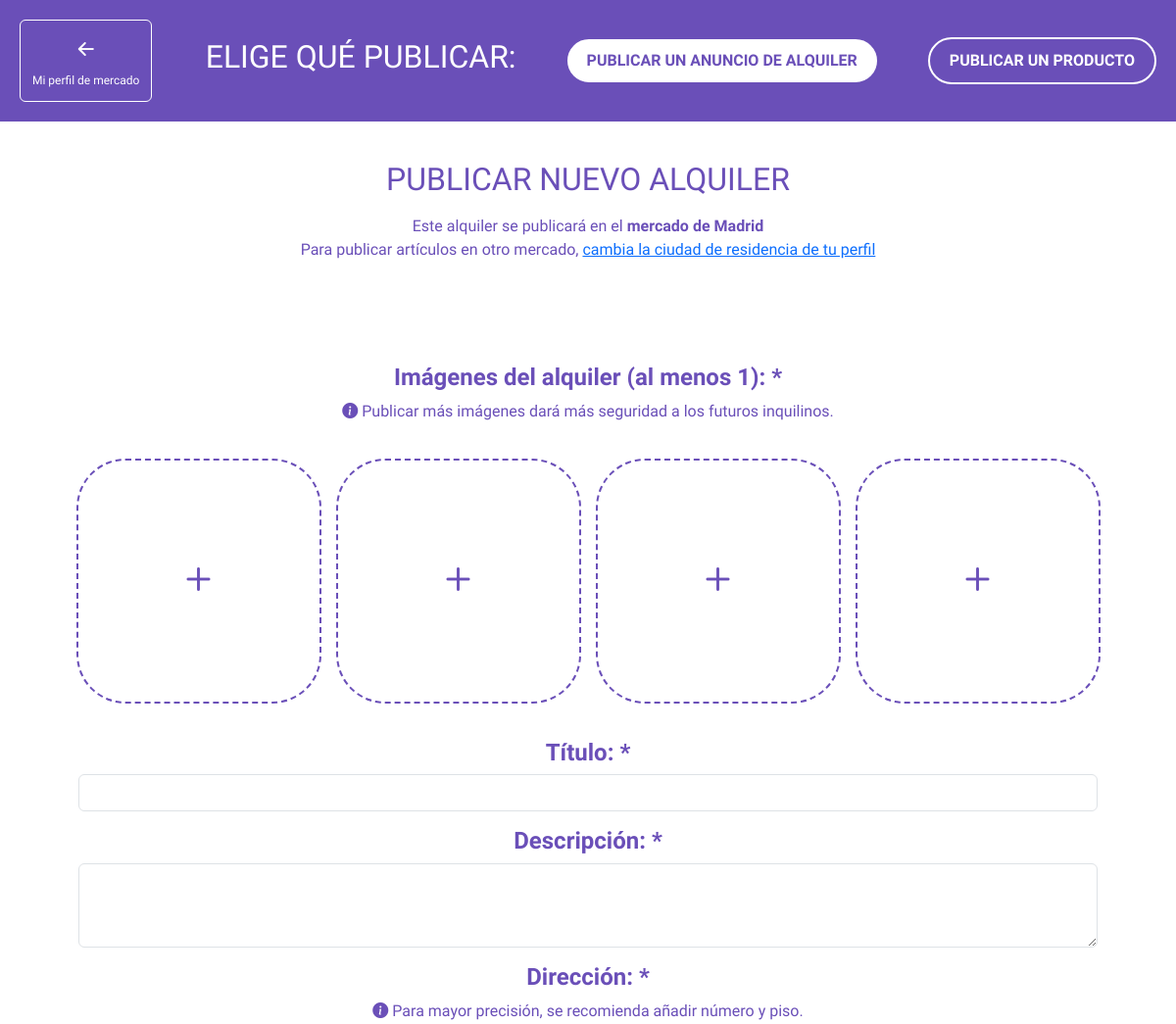
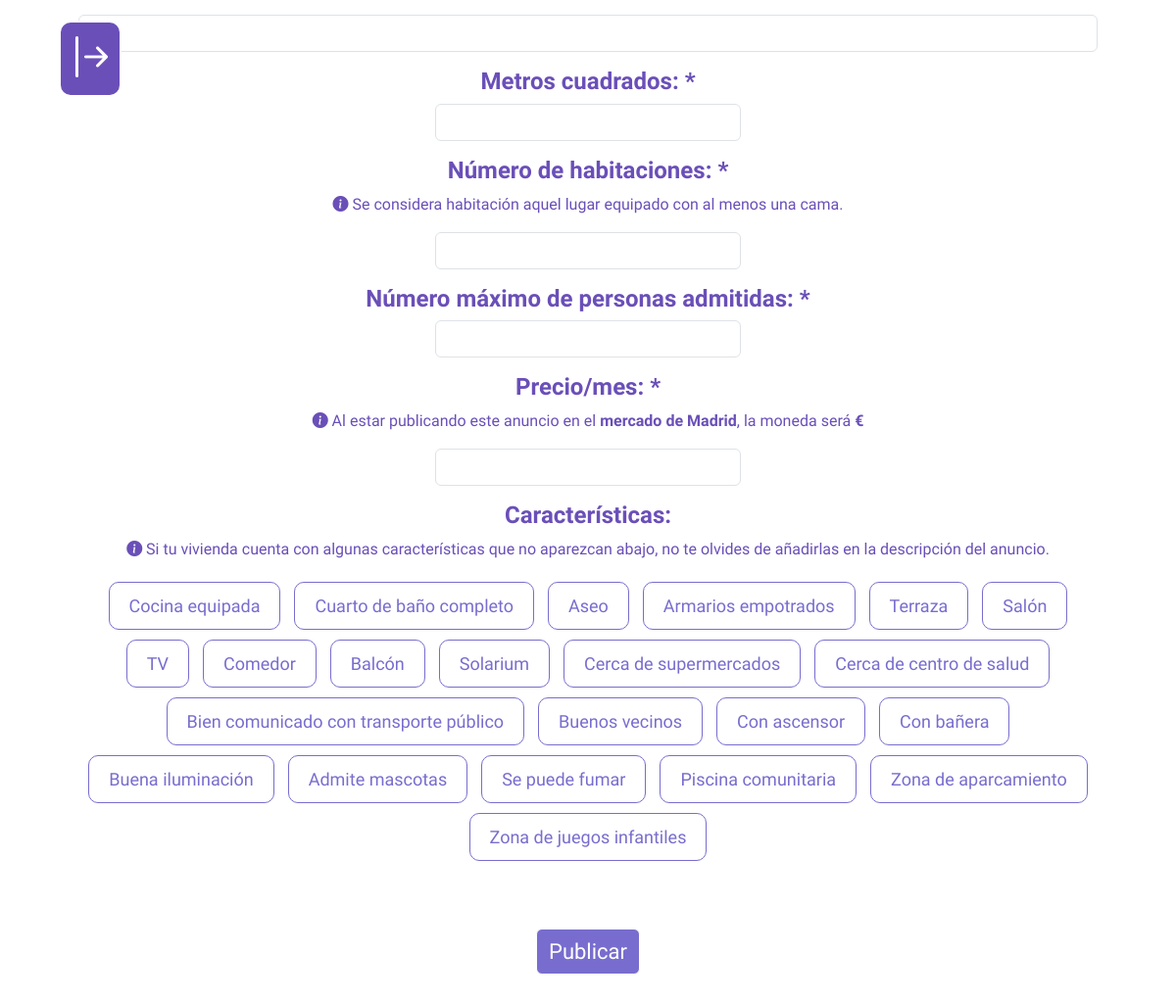
The app's page /marketplace/my_market_profile/add_renting (signed in) with its own data (2 pictures, top to bottom).
### main/models.py (models this page shows)
class CustomUser(AbstractUser):
    email = models.EmailField(unique=True)
    birthday = models.DateField(null=True, blank=True)
    city = models.CharField(max_length=100, blank=True)
    selected_city = models.CharField(max_length=100, blank=True)
    description = models.TextField(blank=True)
    profile_picture = models.ImageField(upload_to='profile_pictures/', blank=True)
    erasmus = models.BooleanField(default=False)
    show_age = models.BooleanField(default=True)
    profile_completed = models.BooleanField(default=False)
    account_visibility = models.CharField(max_length=10, choices=[('public', 'Pública'), ('private', 'Privada')], default='public')
    see_own_products = models.BooleanField(default=False)
    aficiones = models.ManyToManyField(Hobby, blank=True)
    is_city_admin = models.BooleanField(default=False)
    groups = models.ManyToManyField(Group, verbose_name='groups', blank=True, related_name='customuser_set')
    user_permissions = models.ManyToManyField(Permission, verbose_name='user permissions', blank=True, related_name='customuser_set')

### main/market/models.py (models this page shows, shortened)
class RentalFeature(models.Model):
    feature = models.CharField(max_length=120, unique=True)

### main/market/views.py (the view)
# urls.py: path('my_market_profile/add_renting', views.add_renting, name='add_renting'),
@login_required
def add_renting(request):
    available_features= RentalFeature.objects.all()
    error_messages = []
    money = moneda_oficial(request)
    complete_profile_alerts = alertas_completar_perfil(request)
    pending_requests_count = FollowRequest.objects.filter(receiver=request.user, status='pending').count()
    pending_chat_requests_count = ChatRequest.objects.filter(receiver=request.user, status='pending').count()
    private_chats = Chat.objects.filter(Q(user1=request.user) | Q(user2=request.user)).annotate(
        unread_count=Count('messages', filter=Q(messages__is_read=False) & ~Q(messages__sender=request.user))
    )
    all_groups_chats = GroupChat.objects.filter(members__user=request.user).exclude(name=request.user.city).annotate(
        unread_count=Count('group_messages', filter=Q(group_messages__is_read=False) & ~Q(group_messages__sender=request.user))
    )
    total_unread_count = sum(chat.unread_count for chat in private_chats) + sum(chat.unread_count for chat in all_groups_chats) + pending_chat_requests_count
    if not request.user.city:
        messages.error(request, 'No puedes añadir un anuncio hasta que tengas una ciudad asignada en tu perfil.')
        return redirect('market:my_market_profile')
    if request.method == 'POST':
        form = RentalForm(request.POST)
        selected_features = request.POST.getlist('features')
        formset = RentalImageFormSet(request.POST, request.FILES, queryset=RentalImage.objects.none())
        if form.is_valid():
            title = form.cleaned_data.get('title')
            if title.isnumeric():
                error_messages.append("El título no puede ser únicamente numérico.")
            price = form.cleaned_data.get('price')
            if price is None:
                error_messages.append("El precio es obligatorio.")
            else:
                try:
                    price = int(price)  # Convertimos a entero
                    if price <= 0 or price < 100:
                        error_messages.append("El precio debe ser un número entero mayor que 100.")
                except ValueError:
                    error_messages.append("El precio debe ser un número válido y entero.")
            square_meters = form.cleaned_data.get('square_meters')
            if square_meters is None or square_meters <= 0:
                error_messages.append("los metros cuadrados deben ser un número positivo mayor que 0.")
            max_people = form.cleaned_data.get('max_people')
            if max_people is None or max_people <= 0:
                error_messages.append("El número máximo de personas debe ser un número positivo mayor que 0.")
            rooms = form.cleaned_data.get('rooms')
            if rooms is None or rooms <= 0:
                error_messages.append("El número de habitaciones debe ser un número positivo mayor que 0.")
        else:
            error_messages.append("Todos los campos son obligatorios, excepto las características, aunque altamente recomendado.")
        if formset.is_valid():
            image_count = sum(1 for f in formset if f.cleaned_data.get('image'))
            if image_count < 1:
                error_messages.append("Debes cargar al menos 1 imagen.")
        else:
            error_messages.append("Las imágenes no son válidas o no se cargaron correctamente.")
        if error_messages:
            return render(request, 'add_renting.html', {
                'form': form,
                'formset': formset,
                'error_messages': error_messages,
                'available_features': available_features,
                'selected_features': selected_features,
                'money': money,
                'complete_profile_alerts': complete_profile_alerts,
                'pending_requests_count': pending_requests_count,
                'pending_chat_requests_count': pending_chat_requests_count,
                'total_unread_count': total_unread_count,
            })
        if form.is_valid() and formset.is_valid() and not error_messages:
            rental = form.save(commit=False)
            rental.owner = request.user
            rental.city_associated = request.user.city
            rental.money_associated = money
            rental.save()
            rental.features.set(RentalFeature.objects.filter(id__in=selected_features))
            for f in formset:
                if f.cleaned_data.get('image'):
                    RentalImage.objects.create(rental=rental, image=f.cleaned_data['image'])
            return redirect('market:highlight_renting',  renting_id=rental.id )
    else:
        form = RentalForm()
        formset = RentalImageFormSet(queryset=RentalImage.objects.none())
    return render(request, 'add_renting.html', {
        'form': form,
        'formset': formset,
        'available_features': available_features,
        'error_messages': error_messages,
        'money': money,
        'complete_profile_alerts': complete_profile_alerts,
        'pending_requests_count': pending_requests_count,
        'pending_chat_requests_count': pending_chat_requests_count,
        'total_unread_count': total_unread_count,
        })

### main/market/forms.py
class RentalForm(forms.ModelForm):
    class Meta:
        model = Rental
        fields = ['title', 'location', 'description', 'price', 'square_meters', 'rooms', 'max_people']

### main/views.py (called while the page is built)
def alertas_completar_perfil(request):
    complete_profile_alerts = 0
    if request.user.birthday is None:
        complete_profile_alerts += 1
    if request.user.city == "":
        complete_profile_alerts += 1
    if request.user.description == "":
        complete_profile_alerts += 1
    if request.user.profile_picture == "":
        complete_profile_alerts += 1
    if len(request.user.aficiones.all()) == 0:
        complete_profile_alerts += 1
    return complete_profile_alerts

### main/templates/market/add_renting.html (shortened to what this page needs)
{% extends "main/sidebar.html" %}
{% block content %}
{% load static %}
<head>
    <link rel="stylesheet" href="https://maxcdn.bootstrapcdn.com/bootstrap/4.5.2/css/bootstrap.min.css">
    <link href="https://cdn.jsdelivr.net/npm/bootstrap-icons@1.7.2/font/bootstrap-icons.css" rel="stylesheet">
    <link href="https://cdn.jsdelivr.net/npm/bootstrap@5.3.0/dist/css/bootstrap.min.css" rel="stylesheet">
</head>
<body>
    <div class="container-fluid profile-container">
        <div class="profile-top d-flex justify-content-between align-items-center">
            <div>
                <a href="{% url 'market:my_market_profile' %}" class="btn btn-primary bi-arrow-left-short d-none d-md-block" style="background-color: transparent; border-color: white;"><h3 style="font-size:12px;">Mi perfil de mercado</h3></a>
            </div>
            <div class="links-section d-flex justify-content-center align-items-center">
                <h2>ELIGE QUÉ PUBLICAR:</h2>
                <div class="text-center">
                    <a href="#" class="btn-products-link">PUBLICAR UN ANUNCIO DE ALQUILER</a>
                </div>
                <div class="text-center">
                    <a href="{% url 'market:add_product' %}" class="btn-ratings-link">PUBLICAR UN PRODUCTO</a>
                </div>
            </div>
        </div>
        <div class="profile-section mb-5">
            <h2>PUBLICAR NUEVO ALQUILER</h2>
            <p class="mt-3">
                Este alquiler se publicará en el <strong>mercado de {{ request.user.city }}</strong><br>
                Para publicar artículos en otro mercado, <a href="{% url 'edit_profile' %}">cambia la ciudad de residencia de tu perfil</a>
            </p>
            <form action="{% url 'market:add_renting' %}" method="post" enctype="multipart/form-data" class="profile-section">
                <div class="form-group mt-5">
                    <h4 for="images"><strong>Imágenes del alquiler (al menos 1): *</strong></h4>
                    <p><i class="bi bi-info-circle-fill"></i> Publicar más imágenes dará más seguridad a los futuros inquilinos.</p>
                    <div class="image-upload-container">
                        {% for form in formset %}
                            <div class="image-upload-box" onclick="document.getElementById('file-input-{{ forloop.counter0 }}').click()">
                                <i class="bi-plus plus-icon" id="plus-icon-{{ forloop.counter0 }}"></i>
                            </div>
                        {% endfor %}
                    </div>
                </div>
                <div class="form-group">
                    <h4 for="name"><strong>Título: *</strong></h4>
                    <input type="text" class="form-control" id="title" name="title" value="{{ form.title.value|default:'' }}">
                </div>
                <div class="form-group">
                    <h4 for="description"><strong>Descripción: *</strong></h4>
                    <textarea class="form-control" id="description" name="description" rows="3">{{ form.description.value|default:'' }}</textarea>
                </div>
                <div class="form-group">
                    <h4 for="location"><strong>Dirección: *</strong></h4>
                    <p><i class="bi bi-info-circle-fill"></i> Para mayor precisión, se recomienda añadir número y piso.</p>
                    <input type="text" class="form-control" id="location" name="location" value="{{ form.location.value|default:'' }}">
                </div>
                <div class="form-group">
                    <h4 for="location"><strong>Metros cuadrados: *</strong></h4>
                    <input type="number" class="form-control" id="square_meters" name="square_meters" value="{{ form.square_meters.value|default:'' }}" style="width:30%;">
                </div>
                <div class="form-group">
                    <h4 for="rooms"><strong>Número de habitaciones: *</strong></h4>
                    <p><i class="bi bi-info-circle-fill"></i> Se considera habitación aquel lugar equipado con al menos una cama.</p>
                    <input type="number" class="form-control" id="rooms" name="rooms" value="{{ form.rooms.value|default:'' }}" style="width:30%;">
                </div>
                <div class="form-group">
                    <h4 for="max_people"><strong>Número máximo de personas admitidas: *</strong></strong></h4>
                    <input type="number" class="form-control" id="max_people" name="max_people" value="{{ form.max_people.value|default:'' }}" style="width:30%;">
                </div>
                <div class="form-group">
                    <h4 for="price"><strong>Precio/mes: *</strong></h4>
                    <p><i class="bi bi-info-circle-fill"></i> Al estar publicando este anuncio en el <strong>mercado de {{ request.user.city }}</strong>, la moneda será <strong>{{ money }}</strong></p>
                    <input type="number" class="form-control" id="price" name="price" value="{{ form.price.value|default:'' }}" style="width:30%;">
                </div>
                <div class="form-group">
                    <h4 for="features"><strong>Características:</strong></h4>
                    <p><i class="bi bi-info-circle-fill"></i> Si tu vivienda cuenta con algunas características que no aparezcan abajo, no te olvides de añadirlas en la descripción del anuncio.</p>
                    <div class="btn-group-toggle" data-toggle="buttons">
                        {% for feature in available_features %}
                            <label class="btn btn-outline-primary {% if feature in rental.features.all %} active {% endif %}">
                                    {% if feature in rental.features.all %} checked {% endif %}> {{ feature.feature }}
                            </label>
                        {% endfor %}
                    </div>
                </div>
                <button type="submit" class="btn btn-primary mt-5" style="background-color:#786dce; color:white; border-color:white; margin-bottom:4%; font-size:22px;">Publicar</button>
                </div>
        </div>
    </div>
</body>
{% endblock %}

### main/templates/market/add_renting.html (style rules this page uses)
body { font-family: 'Work Sans', sans-serif; color: #6a4fb8; margin: 0; padding: 0; overflow-x: hidden; }
.profile-container { display: flex; flex-direction: column; max-width: 100%; padding: 0; }
.profile-top { background-color: #6a4fb8; color: white; padding: 20px; }
.links-section { text-align: center; display: flex; gap: 50px; }
.btn-products-link { color: #6a4fb8; background-color: white; border: 2px solid #6a4fb8; border-radius: 25px; padding: 10px 20px; text-decoration: none; display: inline-block; text-align: center; font-weight: bold; }
.btn-ratings-link { color: white; background-color: #6a4fb8; border: 2px solid white; border-radius: 25px; padding: 10px 20px; text-decoration: none; display: inline-block; text-align: center; font-weight: bold; }
.bi-arrow-left-short { font-size: 2em; }
.profile-section { text-align: center; padding: 40px; }
.image-upload-container { display: flex; gap: 15px; padding: 20px; overflow-x: auto; white-space: nowrap; }
.image-upload-box { position: relative; flex: 0 0 auto; width: 250px; height: 250px; border: 2px dashed #6a4fb8; border-radius: 20%; display: flex; justify-content: center; align-items: center; cursor: pointer; }
.image-upload-box .plus-icon { font-size: 3em; color: #6a4fb8; }
.form-group { display: flex; justify-content: center; align-items: center; flex-direction: column; text-align: center; }
.btn-group-toggle .btn { margin: 5px; padding: 10px 20px; font-size: 18px; border-radius: 10px; border-color:#786dce; color:#786dce; }

### records on screen
CustomUser: user.city "Madrid"
RentalFeature: feature "Cocina equipada"
RentalFeature: feature "Cuarto de baño completo"
RentalFeature: feature "Aseo"
RentalFeature: feature "Armarios empotrados"
RentalFeature: feature "Terraza"
RentalFeature: feature "Salón"
RentalFeature: feature "TV"
RentalFeature: feature "Comedor"
RentalFeature: feature "Balcón"
RentalFeature: feature "Solarium"
RentalFeature: feature "Cerca de supermercados"
RentalFeature: feature "Cerca de centro de salud"
RentalFeature: feature "Bien comunicado con transporte público"
RentalFeature: feature "Buenos vecinos"
RentalFeature: feature "Con ascensor"
RentalFeature: feature "Con bañera"
RentalFeature: feature "Buena iluminación"
RentalFeature: feature "Admite mascotas"
RentalFeature: feature "Se puede fumar"
RentalFeature: feature "Piscina comunitaria"
RentalFeature: feature "Zona de aparcamiento"
RentalFeature: feature "Zona de juegos infantiles"

### other values on screen
{{ money }} "€"
